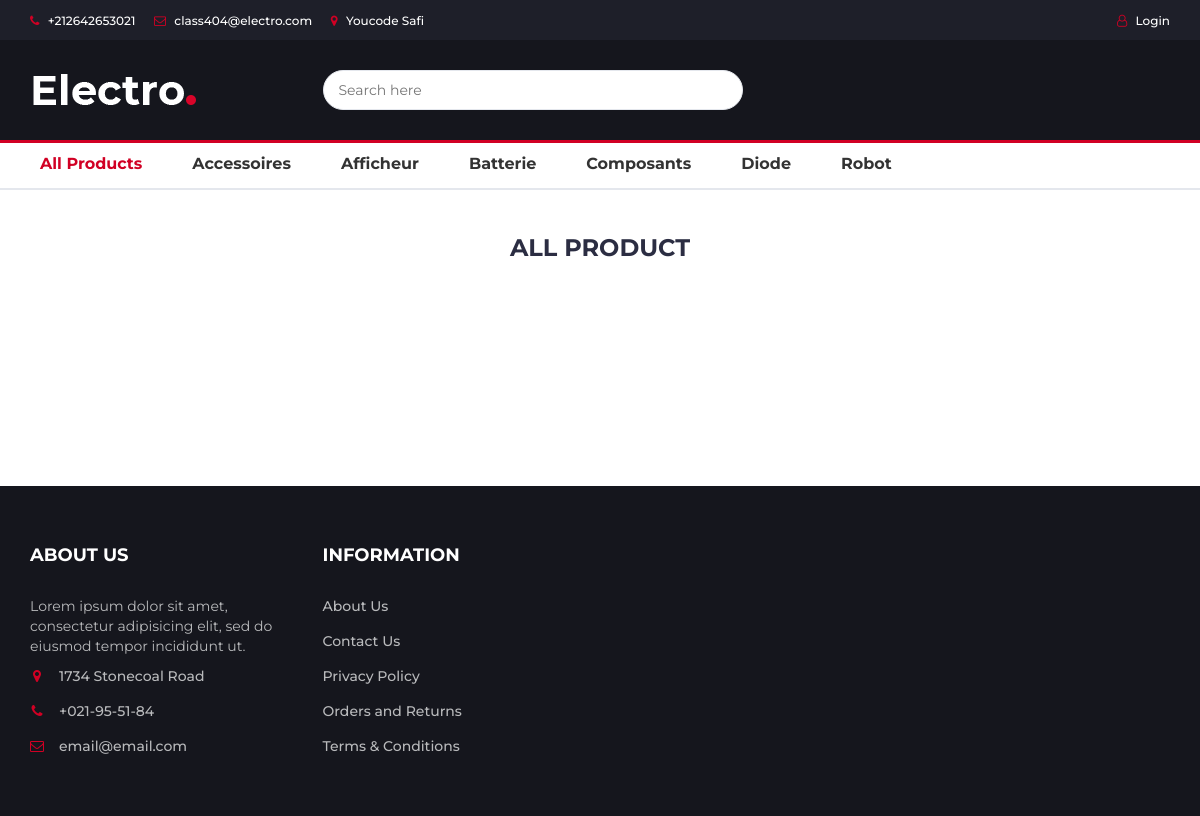
The page /product.php on the database its author committed.
### tables this page shows
CREATE TABLE `categories` (
  `name` varchar(255) NOT NULL,
  `descrt` text NOT NULL,
  `img` varchar(255) NOT NULL,
  `isHide` tinyint(1) NOT NULL DEFAULT 0
);

### product.php (the view, shortened to what this page needs)
<?php
try {
	$conn = new PDO('mysql:host=localhost;dbname=brief7', 'root', '');
	$stmt1 = $conn->prepare("SELECT * FROM categories WHERE isHide = 0");
	$stmt1->execute();
	$catgs = $stmt1->fetchAll(PDO::FETCH_ASSOC);
} catch (Exception $e) {
	echo "" . $e->getMessage();
}
?>
<!DOCTYPE html>
<html lang="en">
<head>
	<link type="text/css" rel="stylesheet" href="css/bootstrap.min.css" />
	<link type="text/css" rel="stylesheet" href="css/slick.css" />
	<link type="text/css" rel="stylesheet" href="css/slick-theme.css" />
	<link type="text/css" rel="stylesheet" href="css/nouislider.min.css" />
	<link rel="stylesheet" href="css/font-awesome.min.css">
	<link type="text/css" rel="stylesheet" href="css/style.css" />
</head>
<body>
	<header>
		<div id="top-header">
			<div class="container">
				<ul class="header-links pull-left">
					<li><a href="#"><i class="fa fa-phone"></i> +212642653021</a></li>
					<li><a href="#"><i class="fa fa-envelope-o"></i> class404@electro.com</a></li>
					<li><a href="#"><i class="fa fa-map-marker"></i> Youcode Safi</a></li>
				</ul>
				<ul class="header-links pull-right">
					<?php if (isset($_SESSION['client'])) { ?>
						<li><a href="#"><i class="fa fa-user-o"></i>
								<?php echo $_SESSION['client'] ?>
							</a></li>
						<li><a href="logoutClient.php"><i class="fa fa-user-o"></i> Logout</a></li>
					<?php } else { ?>
						<li><a href="loginClient.php"><i class="fa fa-user-o"></i> Login</a></li>
					<?php } ?>
				</ul>
			</div>
		</div>
		<div id="header">
			<div class="container">
				<div class="row">
					<div class="col-md-3">
						<div class="header-logo">
							<a href="index.php" class="logo">
								<img src="./img/logo.png" alt="">
							</a>
						</div>
					</div>
					<div class="col-md-6">
						<div class="header-search">
							<form>
								<input class="input" id="search-input" style="width: 35vw;" placeholder="Search here">
							</form>
						</div>
					</div>
					<div class="col-md-3 clearfix">
					</div>
				</div>
			</div>
		</div>
	</header>
	<nav id="navigation">
		<div class="container">
			<div id="responsive-nav">
				<ul class="main-nav nav navbar-nav">
					<li class="li-padding">All Products</li>
					<?php foreach ($catgs as $catg) { ?>
						<li class="li-padding"><?php echo $catg['name']; ?></li>
					<?php } ?>
				</ul>
			</div>
		</div>
	</nav>
	<div class="section">
		<div class="container">
			<div class="row" id="menu-product">
				<div class="col-md-12">
					<div class="section-title text-center">
						<h3 class="title" id="title-catg">All Product</h3>
					</div>
				</div>
			</div>
		</div>
	</div>
	<footer id="footer">
		<div class="section">
			<div class="container">
				<div class="row">
					<div class="col-md-3 col-xs-6">
						<div class="footer">
							<h3 class="footer-title">About Us</h3>
							<p>Lorem ipsum dolor sit amet, consectetur adipisicing elit, sed do eiusmod tempor
								incididunt ut.</p>
							<ul class="footer-links">
								<li><a href="#"><i class="fa fa-map-marker"></i>1734 Stonecoal Road</a></li>
								<li><a href="#"><i class="fa fa-phone"></i>+021-95-51-84</a></li>
								<li><a href="#"><i class="fa fa-envelope-o"></i>email@email.com</a></li>
							</ul>
						</div>
					</div>
					<div class="col-md-3 col-xs-6">
						<div class="footer">
							<h3 class="footer-title">Information</h3>
							<ul class="footer-links">
								<li><a href="#">About Us</a></li>
								<li><a href="#">Contact Us</a></li>
								<li><a href="#">Privacy Policy</a></li>
								<li><a href="#">Orders and Returns</a></li>
								<li><a href="#">Terms & Conditions</a></li>
							</ul>
						</div>
					</div>
				</div>
			</div>
		</div>
	</footer>
</body>
</html>

### css/style.css (style rules this page uses)
body { font-family: 'Montserrat', sans-serif; font-weight: 400; color: #333; }
h1, h2, h3, h4, h5, h6 { color: #2B2D42; font-weight: 700; margin: 0 0 10px; }
a { color: #2B2D42; font-weight: 500; -webkit-transition: 0.2s color; transition: 0.2s color; }
ul, ol { margin: 0; padding: 0; list-style: none }
.input { height: 40px; padding: 0px 15px; border: 1px solid #E4E7ED; background-color: #FFF; width: 100%; }
.section { padding-top: 30px; padding-bottom: 30px; }
.section-title { position: relative; margin-bottom: 30px; margin-top: 15px; }
.section-title .title { display: inline-block; text-transform: uppercase; margin: 0px; }
#top-header { padding-top: 10px; padding-bottom: 10px; background-color: #1E1F29; }
.header-links li { display: inline-block; margin-right: 15px; font-size: 12px; }
.header-links li:last-child { margin-right: 0px; }
.header-links li a { color: #FFF; }
.header-links li i { color: #D10024; margin-right: 5px; }
#header { padding-top: 15px; padding-bottom: 15px; background-color: #15161D; }
.header-logo { float: left; }
.header-logo .logo img { display: block; }
.header-search { padding: 15px 0px; }
.header-search form { position: relative; }
.header-search form .input { width: calc(100% - 260px); margin-right: -4px; }
#navigation { background: #FFF; border-bottom: 2px solid #E4E7ED; border-top: 3px solid #D10024; }
.main-nav>li+li { margin-left: 30px }
#footer { background: #15161D; color: #B9BABC; }
.footer { margin: 30px 0px; }
.footer .footer-title { color: #FFF; text-transform: uppercase; font-size: 18px; margin: 0px 0px 30px; }
.footer-links li+li { margin-top: 15px; }
.footer-links li a { color: #B9BABC; }
.footer-links li i { margin-right: 15px; color: #D10024; width: 14px; text-align: center; }
.li-padding { padding: 10px; font-weight: bold; font-size: 16px; cursor: pointer; }
.li-padding:after { content: ""; display: block; width: 0%; height: 2px; background-color: #D10024; -webkit-transition: 0.2s all; transition: 0.2s all; }

### product.php (style rules this page uses)
#search-input { border-radius: 20px; }

### rows shown on the page
categories: name "Accessoires"
categories: name "Afficheur"
categories: name "Batterie"
categories: name "Composants"
categories: name "Diode"
categories: name "Robot"
